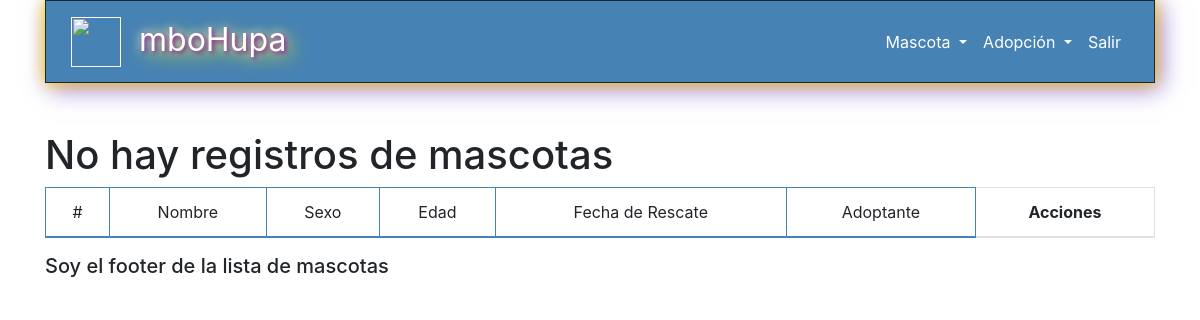
Before: /mascota/listar/ (signed in) with the older database file.
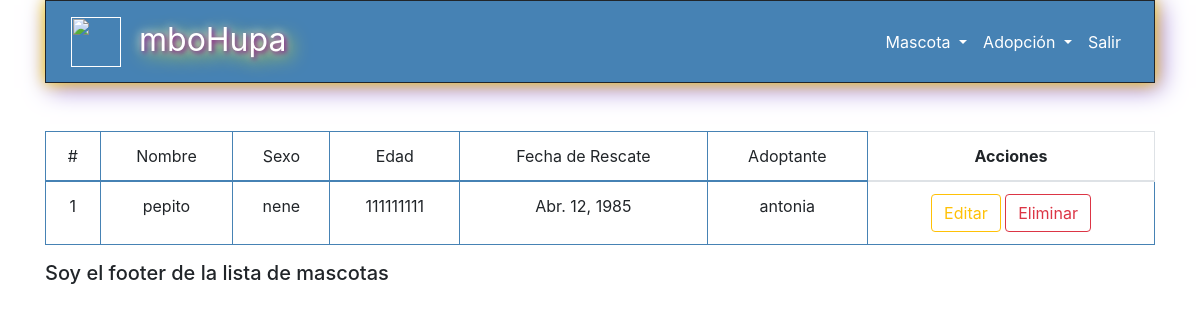
After: the same page with the newer database file.
### mascota/models.py (models this page shows)
class Mascota(models.Model):
    nombre = models.CharField(max_length=50)
    sexo = models.CharField(max_length=10)
    edad_aproximada = models.IntegerField()
    fecha_rescate = models.DateField()
    persona = models.ForeignKey(Persona,null=True,blank=True,on_delete=models.CASCADE)
    vacuna = models.ManyToManyField(Vacuna,blank=True)

### adopcion/models.py (models this page shows, shortened)
class Persona(models.Model):
    nombre = models.CharField(max_length=50)
    apellidos = models.CharField(max_length=70)
    edad = models.IntegerField()
    telefono = models.CharField(max_length=12)
    email = models.EmailField()
    domicilio = models.TextField()

### mascota/views.py (the view)
# urls.py: path('listar/', login_required(MascotaList.as_view()), name='mascota_listar'),
class MascotaList(ListView):
	model = Mascota
	template_name = 'mascota/mascota_list.html'
	paginate_by = 1
	ordering = ['id']

### social/processors.py (called while the page is built)
def ctx_dict(request):
    ctx = {}
    links = Link.objects.all()
    for link in links:
        ctx[link.key] = link.url
    return ctx

### mascota/templates/mascota/mascota_list.html (shortened to what this page needs)
{% extends 'core/base-2.html' %}
{% block content %}
    <table class="table table-bordered  text-center">
        <thead>
            <tr>
                <td>#</td>
                <td>Nombre</td>
                <td>Sexo</td>
                <td>Edad</td>
                <td>Fecha de Rescate</td>
                <td>Adoptante</td>
                <th>Acciones</th>
            </tr>
        </thead>
        <tbody>
            {% if object_list %}
            {% for mascota in object_list %}
            <tr>
                <td>{{ mascota.id }}</td>
                <td>{{ mascota.nombre }}</td>
                <td>{{ mascota.sexo }}</td>
                <td>{{ mascota.edad_aproximada }}</td>
                <td>{{ mascota.fecha_rescate }}</td>
                <td>{{ mascota.persona.nombre }} {{ mascota.persona.apellido }}</td>
                <td>
                    <a class="btn btn-outline-warning" href="{% url 'mascota_editar' mascota.id %}">Editar</a>
                    <a class="btn btn-outline-danger"  href="{% url 'mascota_eliminar' mascota.id %}">Eliminar</a>
                </td>
            </tr>
            {% endfor %}
            {% else %}
            <h1>No hay registros de mascotas</h1>
            {% endif %}
        </tbody>
    </table>
{% endblock %}
{% block footer %}
<h5>Soy el footer de la lista de mascotas</h5>
{% endblock %}

Changed rows visible on the page:
added Mascota: id "1", nombre "pepito", sexo "nene", edad_aproximada "111111111", fecha_rescate "Abr. 12, 1985", persona.nombre "antonia"
Other visible differences:
text no longer shown: "No hay registros de mascotas"
